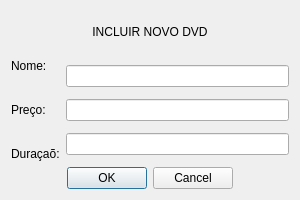
<?xml version="1.0" encoding="UTF-8"?>
<ui version="4.0">
 <class>IncluirDVD</class>
 <widget class="QDialog" name="IncluirDVD">
  <property name="geometry">
   <rect>
    <x>0</x>
    <y>0</y>
    <width>300</width>
    <height>200</height>
   </rect>
  </property>
  <property name="windowTitle">
   <string>Incluir DVD</string>
  </property>
  <layout class="QVBoxLayout" name="verticalLayout_3">
   <item>
    <widget class="QLabel" name="label_4">
     <property name="text">
      <string>INCLUIR NOVO DVD</string>
     </property>
     <property name="alignment">
      <set>Qt::AlignCenter</set>
     </property>
    </widget>
   </item>
   <item>
    <layout class="QHBoxLayout" name="horizontalLayout">
     <item>
      <layout class="QVBoxLayout" name="verticalLayout">
       <property name="spacing">
        <number>30</number>
       </property>
       <item>
        <widget class="QLabel" name="label">
         <property name="text">
          <string>Nome:</string>
         </property>
        </widget>
       </item>
       <item>
        <widget class="QLabel" name="label_2">
         <property name="text">
          <string>Preço:</string>
         </property>
        </widget>
       </item>
       <item>
        <widget class="QLabel" name="label_3">
         <property name="text">
          <string>Duraçaõ:</string>
         </property>
        </widget>
       </item>
      </layout>
     </item>
     <item>
      <layout class="QVBoxLayout" name="verticalLayout_2">
       <item>
        <widget class="QLineEdit" name="lineEdit"/>
       </item>
       <item>
        <widget class="QLineEdit" name="lineEdit_2"/>
       </item>
       <item>
        <widget class="QLineEdit" name="lineEdit_3"/>
       </item>
      </layout>
     </item>
    </layout>
   </item>
   <item>
    <widget class="QDialogButtonBox" name="buttonBox">
     <property name="orientation">
      <enum>Qt::Horizontal</enum>
     </property>
     <property name="standardButtons">
      <set>QDialogButtonBox::Cancel|QDialogButtonBox::Ok</set>
     </property>
     <property name="centerButtons">
      <bool>true</bool>
     </property>
    </widget>
   </item>
  </layout>
 </widget>
 <resources/>
 <connections>
  <connection>
   <sender>buttonBox</sender>
   <signal>accepted()</signal>
   <receiver>IncluirDVD</receiver>
   <slot>accept()</slot>
   <hints>
    <hint type="sourcelabel">
     <x>248</x>
     <y>254</y>
    </hint>
    <hint type="destinationlabel">
     <x>157</x>
     <y>274</y>
    </hint>
   </hints>
  </connection>
  <connection>
   <sender>buttonBox</sender>
   <signal>rejected()</signal>
   <receiver>IncluirDVD</receiver>
   <slot>reject()</slot>
   <hints>
    <hint type="sourcelabel">
     <x>316</x>
     <y>260</y>
    </hint>
    <hint type="destinationlabel">
     <x>286</x>
     <y>274</y>
    </hint>
   </hints>
  </connection>
 </connections>
</ui>
